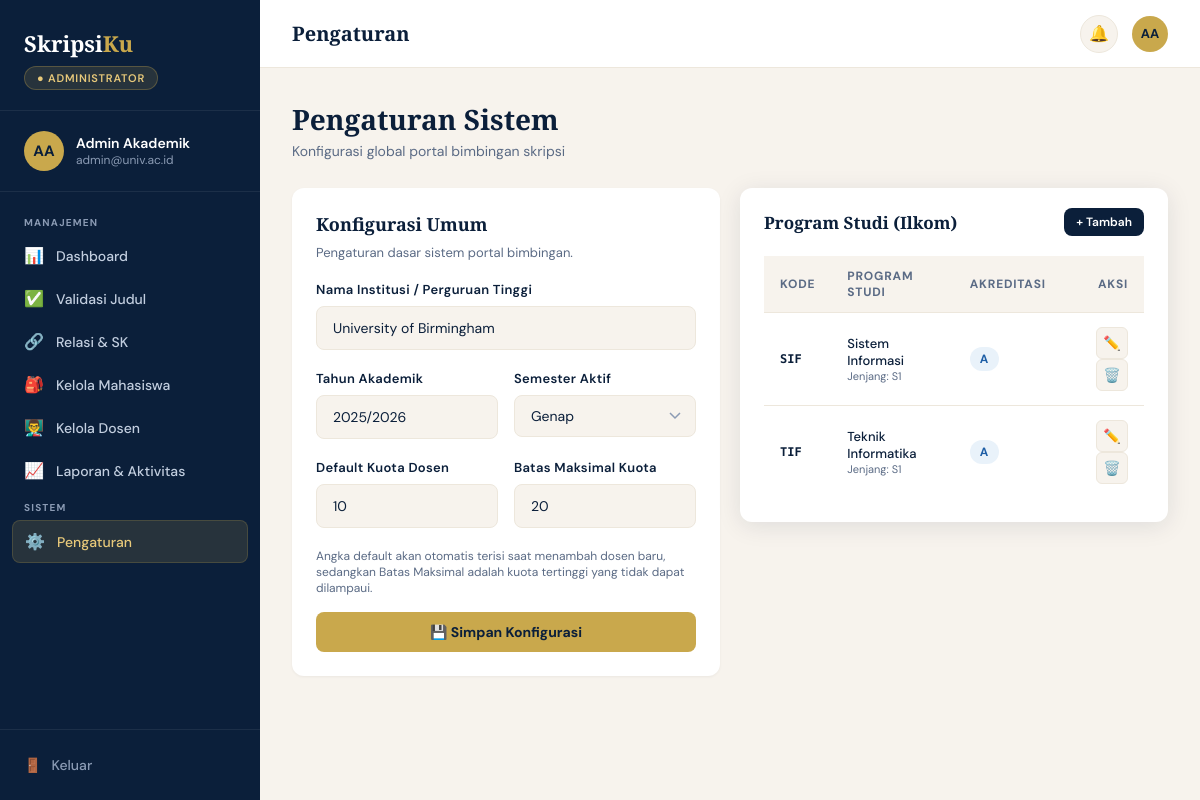
The page /admin/pengaturan.php (signed in) on the database its author committed.
### tables this page shows
CREATE TABLE `program_studi` (
  `id_prodi` int(11) NOT NULL,
  `kode_prodi` varchar(10) NOT NULL,
  `nama_prodi` varchar(100) NOT NULL,
  `jenjang` enum('D3','S1','S2','S3') NOT NULL DEFAULT 'S1',
  `fakultas` varchar(100) NOT NULL,
  `akreditasi` char(1) DEFAULT NULL,
  `created_at` timestamp NOT NULL DEFAULT current_timestamp(),
  `updated_at` timestamp NOT NULL DEFAULT current_timestamp() ON UPDATE current_timestamp()
);

### config/db.php (called while the page is built, shortened)
<?php
function getDB(): PDO {
    static $pdo = null;
    if ($pdo === null) {
        $dsn = sprintf('mysql:host=%s;dbname=%s;charset=%s', DB_HOST, DB_NAME, DB_CHAR);
        $pdo = new PDO($dsn, DB_USER, DB_PASS, [
            PDO::ATTR_ERRMODE            => PDO::ERRMODE_EXCEPTION,
            PDO::ATTR_DEFAULT_FETCH_MODE => PDO::FETCH_ASSOC,
            PDO::ATTR_EMULATE_PREPARES   => false,
        ]);
    }
    return $pdo;
}
function fetchAll(string $sql, array $params = []): array {
    $stmt = getDB()->prepare($sql);
    $stmt->execute($params);
    return $stmt->fetchAll();
}

### config/auth.php (called while the page is built, shortened)
<?php
function e(?string $s): string {
    return htmlspecialchars((string)$s, ENT_QUOTES, 'UTF-8');
}
require_once __DIR__ . '/format.php';

### config/format.php (called while the page is built, shortened)
<?php
function label(?string $nilai): string {
    $bab = labelBab($nilai);
    return ucfirst(str_replace('_', ' ', $nilai));
}
function labelBab(?string $nilai): string {
    $nilai = (string)$nilai;
    if (!preg_match('/^\s*bab[\s_-]*([0-9]+|[ivx]+)\s*$/i', $nilai, $m)) return $nilai;
    $n = $m[1];
    return 'Bab ' . strtoupper($n);
}

### admin/pengaturan.php (the view, shortened to what this page needs)
<?php
require_once __DIR__ . '/../config/db.php';
require_once __DIR__ . '/../config/auth.php';
$rawSettings = fetchAll("SELECT * FROM pengaturan");
$opt = [];
foreach ($rawSettings as $s) {
    $opt[$s['nama_key']] = $s['nilai_value'];
}
$prodi = fetchAll('SELECT * FROM program_studi ORDER BY nama_prodi');
include __DIR__ . '/../includes/header.php';
include __DIR__ . '/../includes/sidebar.php';
?>
<div class="layout"><main class="main">
<?php include __DIR__ . '/../includes/topbar.php'; ?>
<div class="content">
  <div class="page-header">
      <h1>Pengaturan Sistem</h1>
      <p>Konfigurasi global portal bimbingan skripsi</p>
  </div>
  <div class="grid-2" style="align-items:start; margin-bottom:0;">
    <div class="form-card" style="background:var(--white); padding:24px; border-radius:var(--radius); box-shadow:0 1px 3px rgba(0,0,0,0.05);">
      <h2 style="font-size:18px; font-family:'Playfair Display',serif; margin-bottom:8px;">Konfigurasi Umum</h2>
      <p style="font-size:13px; color:var(--slate); margin-bottom:20px;">Pengaturan dasar sistem portal bimbingan.</p>
      <form method="POST"><?= csrfField() ?>
        <div class="form-group">
            <label for="f_nama_institusi" class="form-label">Nama Institusi / Perguruan Tinggi</label>
            <input id="f_nama_institusi" class="form-input" name="nama_institusi" value="<?= e($opt['nama_institusi'] ?? '') ?>" required>
        </div>
        <div class="form-row">
          <div class="form-group">
              <label for="f_tahun_akademik" class="form-label">Tahun Akademik</label>
              <input id="f_tahun_akademik" class="form-input" name="tahun_akademik" placeholder="Contoh: 2025/2026" value="<?= e($opt['tahun_akademik'] ?? '') ?>" required>
          </div>
          <div class="form-group">
              <label for="f_semester_aktif" class="form-label">Semester Aktif</label>
              <select id="f_semester_aktif" class="form-input" name="semester_aktif" required>
                  <option value="Genap" <?= ($opt['semester_aktif'] === 'Genap') ? 'selected' : '' ?>>Genap</option>
              </select>
          </div>
        </div>
        <div class="form-row">
            <div class="form-group">
                <label for="f_default_kuota_dosen" class="form-label">Default Kuota Dosen</label>
                <input id="f_default_kuota_dosen" class="form-input" type="number" name="default_kuota_dosen" min="1" value="<?= e($opt['default_kuota_dosen'] ?? '10') ?>" required>
            </div>
            <div class="form-group">
                <label for="f_maksimal_kuota_dosen" class="form-label">Batas Maksimal Kuota</label>
                <input id="f_maksimal_kuota_dosen" class="form-input" type="number" name="maksimal_kuota_dosen" min="1" value="<?= e($opt['maksimal_kuota_dosen'] ?? '20') ?>" required>
            </div>
        </div>
        <small style="color:var(--slate); font-size:12px; display:block; margin-bottom:16px;">Angka default akan otomatis terisi saat menambah dosen baru, sedangkan Batas Maksimal adalah kuota tertinggi yang tidak dapat dilampaui.</small>
        <button type="submit" class="btn btn-gold" style="width:100%; justify-content:center;">💾 Simpan Konfigurasi</button>
      </form>
    </div>
    <div class="card">
      <div class="card-header" style="display:flex; justify-content:space-between; align-items:center;">
        <div class="card-title">Program Studi (Ilkom)</div>
        <button class="btn btn-primary" style="padding:6px 12px; font-size:12px;" onclick="document.getElementById('modalTambahProdi').style.display='flex'">+ Tambah</button>
      </div>
      <div class="card-body">
        <div class="table-wrap">
          <table>
            <thead><tr><th>Kode</th><th>Program Studi</th><th>Akreditasi</th><th style="text-align:right;">Aksi</th></tr></thead>
            <tbody>
              <?php foreach ($prodi as $p):
                $jsonProdi = htmlspecialchars(json_encode($p), ENT_QUOTES, 'UTF-8');
              ?>
                <tr>
                  <td class="mono" style="font-size:12px; font-weight:600;"><?= e($p['kode_prodi']) ?></td>
                  <td>
                      <div style="font-size:13px; font-weight:500;"><?= e($p['nama_prodi']) ?></div>
                      <div style="font-size:11px; color:var(--slate);">Jenjang: <?= e(label($p['jenjang'])) ?></div>
                  </td>
                  <td>
                      <span class="badge info" style="font-weight:700;"><?= e($p['akreditasi'] ?? '—') ?></span>
                  </td>
                  <td style="text-align:right;">
                      <button type="button" class="btn-icon" title="Edit Prodi" onclick="openEditProdi(<?= $jsonProdi ?>)">✏️</button>
                      <form method="POST" style="display:inline;" onsubmit="return confirm('Hapus prodi ini? Aksi akan digagalkan jika ada Dosen/Mahasiswa aktif di prodi ini.')"><?= csrfField() ?>
                          <button type="submit" class="btn-icon">🗑️</button>
                      </form>
                  </td>
                </tr>
              <?php endforeach; ?>
            </tbody>
          </table>
        </div>
      </div>
    </div>
  </div>
</div>
<?php include __DIR__ . '/../includes/footer.php'; ?>

### rows shown on the page
program_studi: kode_prodi "SIF", nama_prodi "Sistem Informasi", jenjang "S1", akreditasi "A"
program_studi: kode_prodi "TIF", nama_prodi "Teknik Informatika", jenjang "S1", akreditasi "A"

### other values the page prints
$roleLabel "ADMINISTRATOR"
$initials "AA"
$user['nama_lengkap'] "Admin Akademik"
$user['email'] "admin@univ.ac.id"
$group['section'] "MANAJEMEN"
$item['icon'] "📊"
$item['label'] "Dashboard"
$item['icon'] "✅"
$item['label'] "Validasi Judul"
$item['icon'] "🔗"
$item['label'] "Relasi & SK"
$item['icon'] "🎒"
$item['label'] "Kelola Mahasiswa"
$item['icon'] "👨‍🏫"
$item['label'] "Kelola Dosen"
